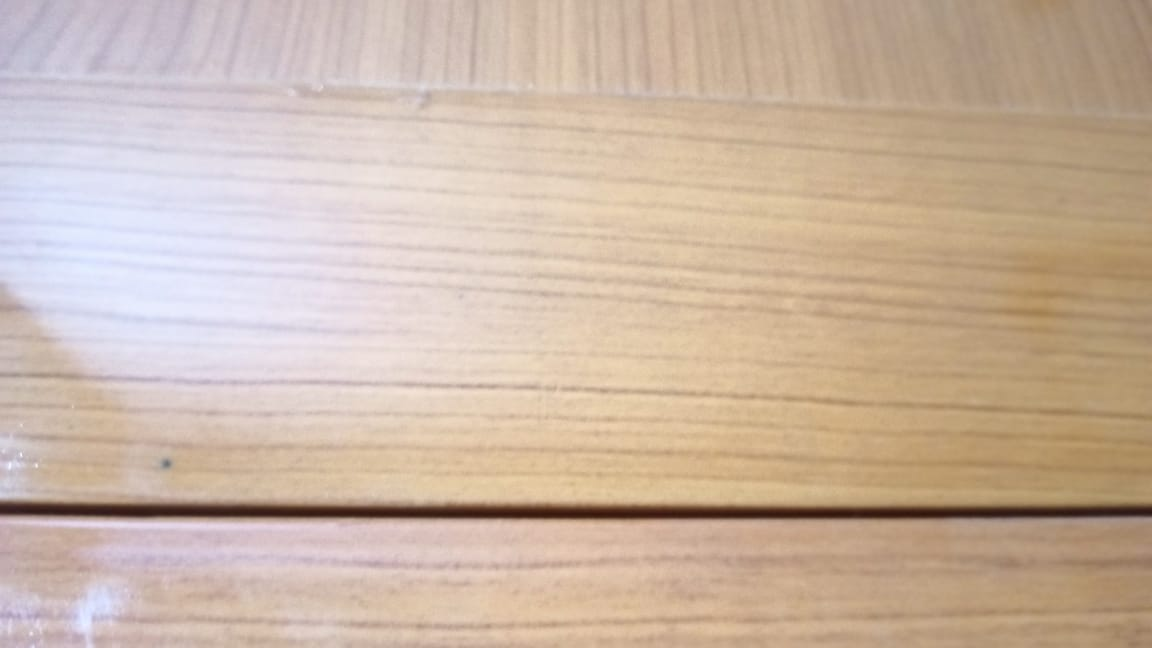
#> input picture Resources/crack1.jpg, 1152 x 648 px
$ python drawBoundingBox.py
#> lines starting #> are read from the running program, lines starting #| are printed output that depends on the picture; after the words box and inside, x2 and y2 are one past the last pixel; in counts of white or black regions, pixels touching at a corner belong together
import cv2
import numpy as np
import matplotlib.pyplot as plt
import math

# This program will draw Bounding Box and Contour around a DETECTED CRACK


# create get Contour function
def drawBoundingBox(imgOri, imgCanny):
    #imgOriginal is just for beautiful purpose,
    #The important parameter here is imgCanny
    imgCopy=imgOri.copy()

    #Apply findContours function of cv2 on imgCanny
    # cv2.RETR_EXTERNAL is retrieval mode, it retrieves the extreme outer contour, we can use different mode here
    #cv2.CHAIN_APPROX_NONE is where we can use different method of openCV
    #to request for compressed values or it will reduce the point for you
    #in this case, we're gonna get all the contour, so we use CHAIN_APPROX_NONE
    # Once we have our contour, they're stocked in the contours variable
    contours, hierarchy = cv2.findContours(imgCanny, cv2.RETR_EXTERNAL, cv2.CHAIN_APPROX_NONE)

    # We 're gonna loop through each of our contour, for each contour
    # we're gonna find the edge of it (we find the area of each contour)

    for cnt in contours:
        area=cv2.contourArea(cnt)
        print("Area:",area)

        #we draw the contour on the copy of original Image
        #cv2.drawContours(imgContour,cnt,-1,(255,0,0),3) #-1 cuz we want to draw all contour
        cv2.drawContours(imgCopy, cnt, -1, (0, 0, 255), 2)

        #next we find the Perimeter (Arc Length)
        # Perimeter helps us approximate the corner of our shape
        peri=cv2.arcLength(cnt,True)
        print("Curve Length:",peri)

        # #Next we want to know how many corner point we have by using Contour Approximation
        # so 3 = 3 corner = triangle, 4 = 4 corner = rectangle
        # 0.02*peri is epsilon, play on this value to get desired output:
        approx=cv2.approxPolyDP(cnt,0.02*peri,True)
        print("Approximation:",len(approx))
        objCorner=len(approx)

        ##Next, we create a bounding box around the detected object.
        ##There are 2 types of Bounding Box: Straight Bounding Box and Rotated Bounding Box

        ##Straight Bounding Box, it doesn't consider the rotation of the object. So area of the
        ## bounding rectangle won't be minimum. It is found by the function cv2.boundingRect().
        ## Let (x,y) be the top-left coordinate of the rectangle and (w,h) be its width and height.

        # x, y, w, h=cv2.boundingRect(approx)
        # cv2.rectangle(imgCopy,(x,y),(x+w,y+h),(0,255,0),2)

        # Rotated Rectangle considers the rotation of the object and it draws Bounding Box
        # with minimum area with function cv2.minAreaRect()
        # It returns a Box2D structure which contains following details:
        # ( center (x,y), (width, height), angle of rotation ).
        # But to draw this rectangle, we need 4 corners of the rectangle.
        # It is obtained by the function cv2.boxPoints()

        rect = cv2.minAreaRect(approx)
        box = cv2.boxPoints(rect)
        box = np.int0(box)
        cv2.drawContours(imgCopy, [box], 0, (0, 255, 0), 2)

        # #get angle from created Bounding Box
        # angle=rect[-1]
        #
        # # from https://www.pyimagesearch.com/2017/02/20/text-skew-correction-opencv-python/
        # # the `cv2.minAreaRect` function returns values in the
        # # range [-90, 0); as the rectangle rotates clockwise the
        # # returned angle trends to 0 -- in this special case we
        # # need to add 90 degrees to the angle
        # if angle < -45:
        #     angle = -(90 + angle)
        #
        # # otherwise, just take the inverse of the angle to make
        # # it positive
        # else:
        #     angle = -angle
        # print("Angle determined: ",angle,"degree\n")

    return imgCopy

path= "Resources/crack1.jpg"
imgOri = cv2.imread(path)
#> imgOri is the input picture: shape (648, 1152, 3); mean B, G, R 165.4, 182.5, 203.6

# convert to grayscale
imgGray=cv2.cvtColor(imgOri,cv2.COLOR_BGR2GRAY)
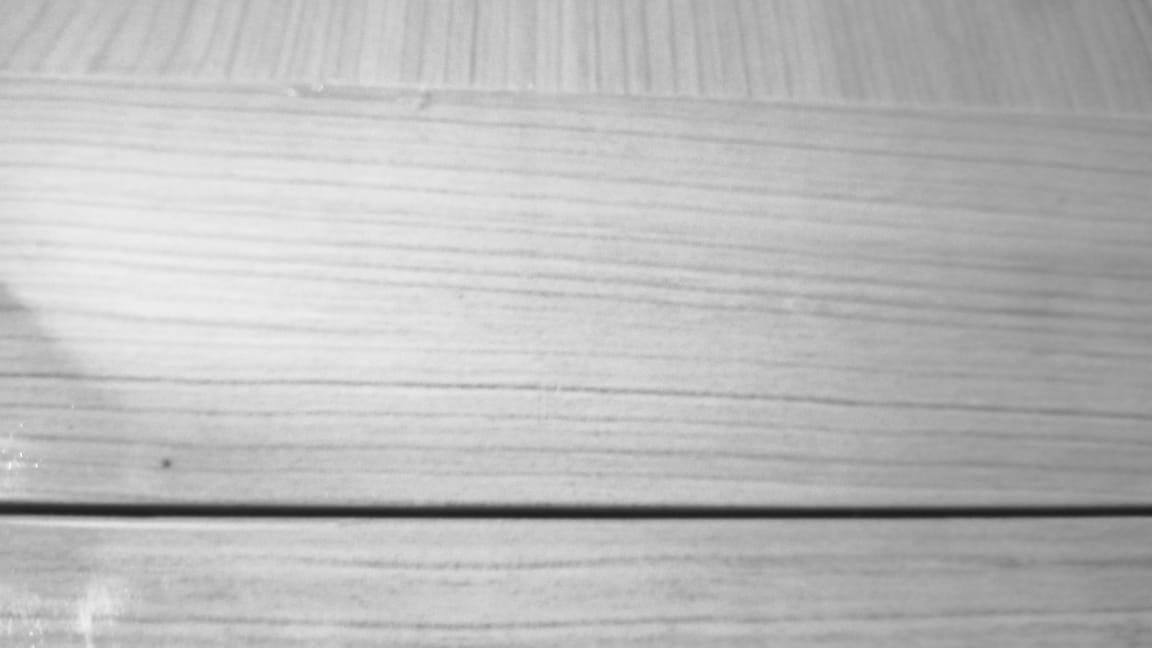
#> imgGray: shape (648, 1152); min 28, max 248, mean 186.8

#use image threshold
_,imgThresholded = cv2.threshold(imgGray,150,255,cv2.THRESH_BINARY_INV)
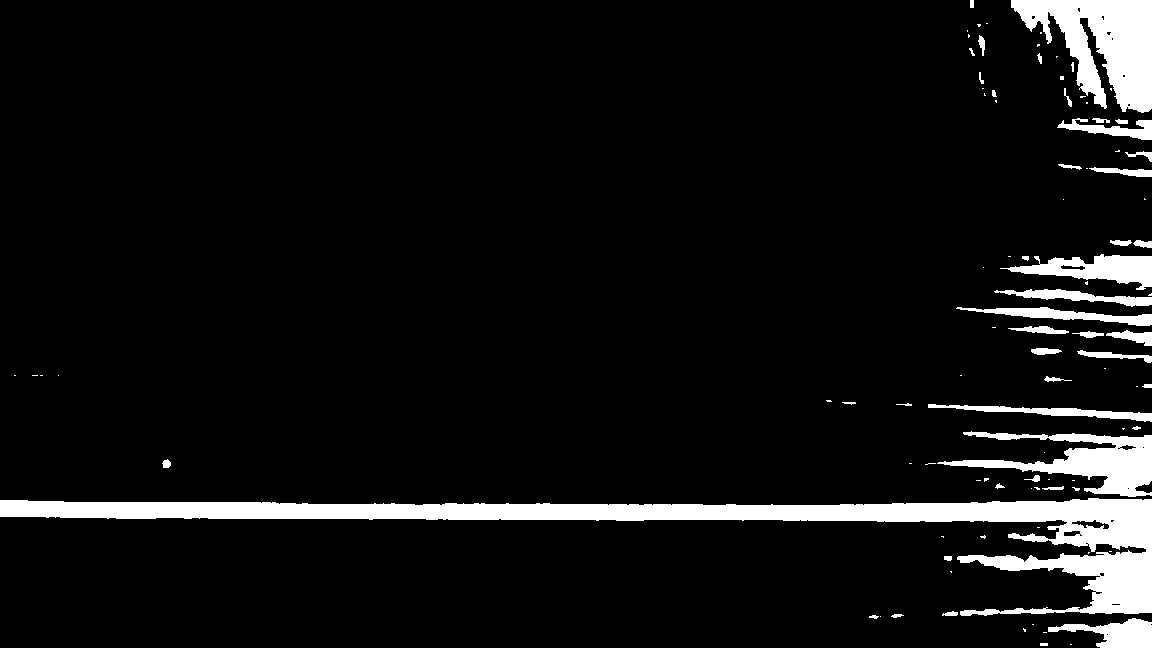
#> imgThresholded: shape (648, 1152); 7.3% white; 97 white regions (53 under 20 px), largest, box (x1, y1, x2, y2) and area: (0, 498, 1152, 616) 27934, (1011, 0, 1152, 113) 8887, (937, 431, 1152, 497) 5503

imgBlur = cv2.GaussianBlur(imgGray, (7, 7), 1)

#Apply Canny edge detection
#The output will be a Black background with the Object in White
threshold=50
imgCanny=cv2.Canny(imgBlur,threshold,2*threshold)
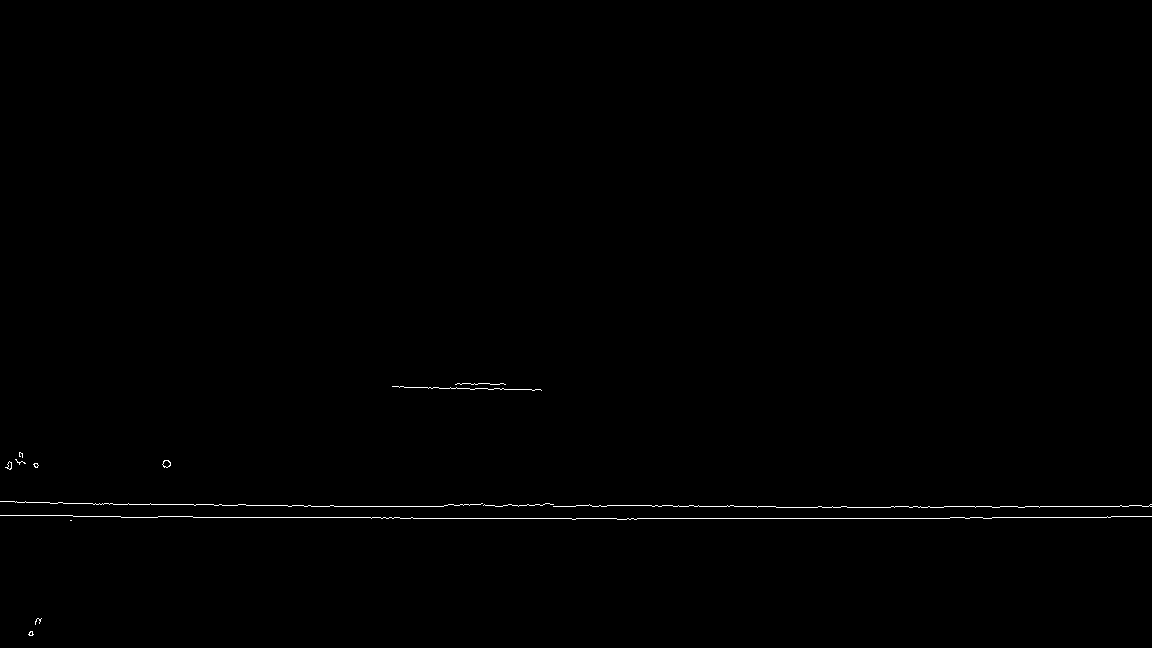
#> imgCanny: shape (648, 1152); 0.35% white in thin lines or dots, all inside (x1, y1, x2, y2) = (0, 383, 1152, 636)

imgResult=drawBoundingBox(imgOri,imgCanny)
#> in drawBoundingBox, `contours, hierarchy = cv2.findContours(imgCanny, cv2.RETR_EXTERNAL, cv..`: contours = 14 contours, 12 with area under 20; largest, box (x1, y1, x2, y2) and area: (162, 460, 171, 468) 43, (5, 461, 12, 470) 24
#> the loop in drawBoundingBox, `for cnt in contours:` made 14 passes
#> (area, peri, objCorner, rect, box) on passes 9 to 10: (24, 25.31, 8, ((9.38, 465.4), (7.49, 5.55), -56.31), [[9, 470], [5, 467], [9, 460], [13, 463]]), (43, 26.14, 9, ((166, 463.5), (7, 8), -90), [[170, 467], [162, 467], [162, 460], [170, 460]])
#> (printed output is left out)
#> after the loop in drawBoundingBox, `for cnt in contours:`:
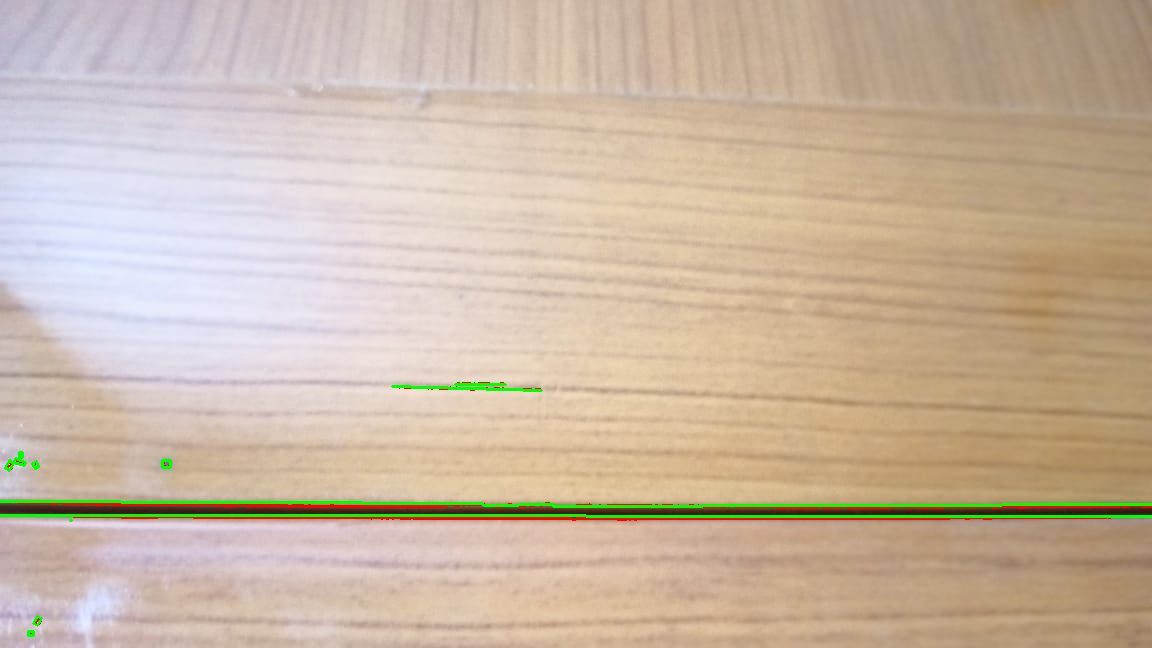
#> imgCopy: shape (648, 1152, 3); 1.62% of pixels changed, all inside (x1, y1, x2, y2) = (0, 382, 1152, 637)

#savePath='/Users/tnluan/PycharmProjects/detectFissure/Resources/imgContour2.jpg'
#cv2.imwrite(savePath,imgResult)

cv2.imshow("Result",imgResult)
cv2.waitKey(0)

cv2.destroyAllWindows()

# fg, ax = plt.subplots(1, 2, figsize=(15, 10))  # 1 row, 2 columns, figsize is size of figure
# for i, image in enumerate([imgOri, imgResult]):
#     ax[i].imshow(image)
#     if i == 0:
#         ax[i].set_title('Origin Image')
#     else:
#         ax[i].set_title('Result Image')
#
# plt.show()
